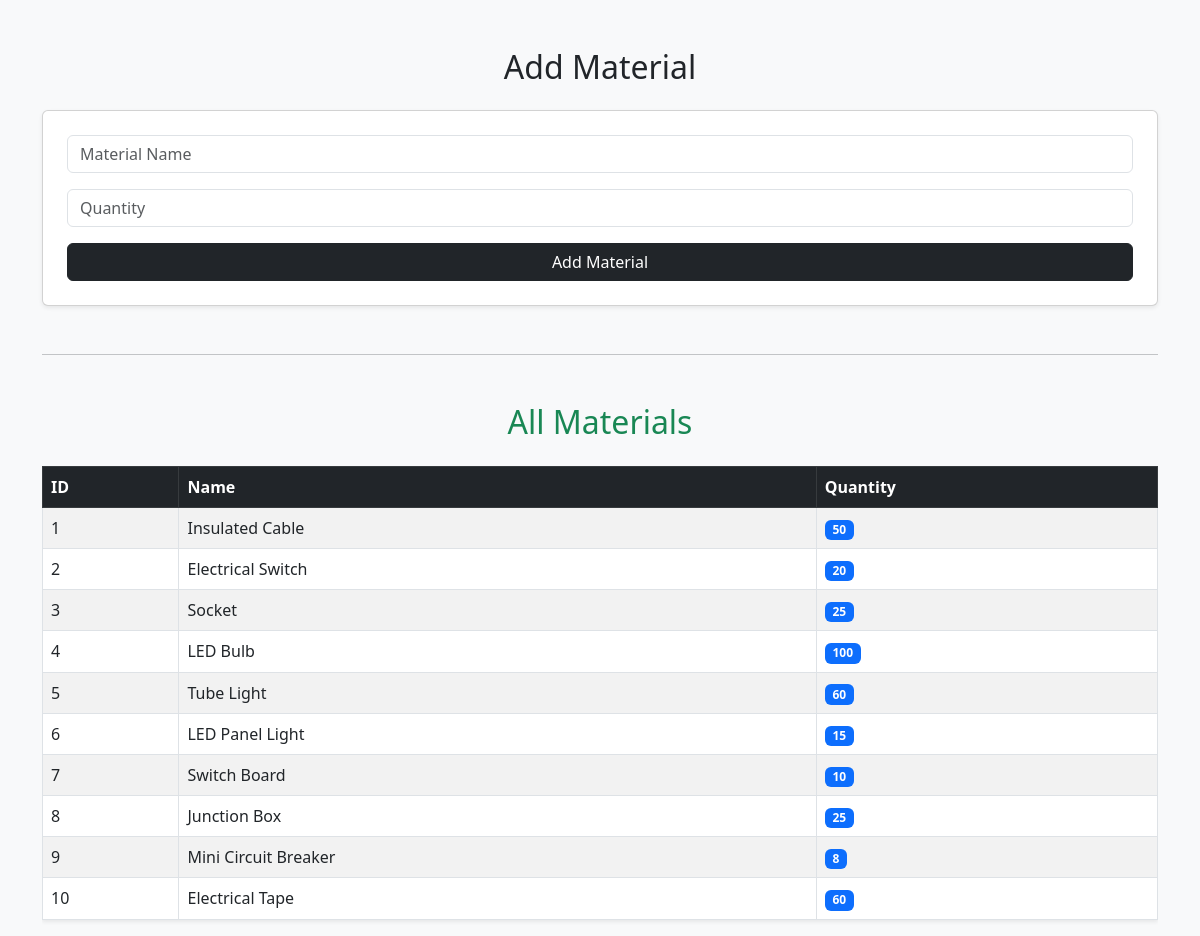
The page /materials on the database its author committed.
### tables this page shows
CREATE TABLE materials (
        id INTEGER PRIMARY KEY AUTOINCREMENT,
        name TEXT,
        quantity INTEGER
    );

### app.py (the view)
@app.route('/materials')
def materials():
    conn = sqlite3.connect("database.db")
    cursor = conn.cursor()
    cursor.execute("SELECT * FROM materials")
    materials = cursor.fetchall()
    conn.close()
    return render_template('materials.html', materials=materials)

### templates/materials.html (shortened to what this page needs)
<!DOCTYPE html>
<html>
<head>
    <link href="https://cdn.jsdelivr.net/npm/bootstrap@5.3.0/dist/css/bootstrap.min.css" rel="stylesheet">
</head>
<body class="bg-light">
<div class="container mt-5">
    <h2 class="text-center text-dark mb-4">Add Material</h2>
    <form action="/add_material" method="POST" class="card p-4 shadow-sm">
        <div class="mb-3">
            <input type="text" name="name" class="form-control" placeholder="Material Name" required>
        </div>
        <div class="mb-3">
            <input type="number" name="quantity" class="form-control" placeholder="Quantity" required>
        </div>
        <button type="submit" class="btn btn-dark w-100">Add Material</button>
    </form>
    <hr class="my-5">
    <h2 class="text-center text-success mb-4">All Materials</h2>
    <div class="table-responsive">
        <table class="table table-bordered table-striped shadow-sm">
            <thead class="table-dark">
                <tr>
                    <th>ID</th>
                    <th>Name</th>
                    <th>Quantity</th>
                </tr>
            </thead>
            <tbody>
                {% for m in materials %}
                <tr>
                    <td>{{ m[0] }}</td>
                    <td>{{ m[1] }}</td>
                    <td>
                        <span class="badge bg-primary">{{ m[2] }}</span>
                    </td>
                </tr>
                {% endfor %}
            </tbody>
        </table>
    </div>
</div>
</body>
</html>

### rows shown on the page
materials: id "1", name "Insulated Cable", quantity "50"
materials: id "2", name "Electrical Switch", quantity "20"
materials: id "3", name "Socket", quantity "25"
materials: id "4", name "LED Bulb", quantity "100"
materials: id "5", name "Tube Light", quantity "60"
materials: id "6", name "LED Panel Light", quantity "15"
materials: id "7", name "Switch Board", quantity "10"
materials: id "8", name "Junction Box", quantity "25"
materials: id "9", name "Mini Circuit Breaker", quantity "8"
materials: id "10", name "Electrical Tape", quantity "60"
